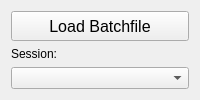
             <widget class="QWidget" name="tab_4">
              <attribute name="title">
               <string>Batchfile</string>
              </attribute>
              <layout class="QVBoxLayout" name="verticalLayout_3">
               <item>
                <widget class="QPushButton" name="load_batchfile_button">
                 <property name="sizePolicy">
                  <sizepolicy hsizetype="Minimum" vsizetype="Minimum">
                   <horstretch>0</horstretch>
                   <verstretch>0</verstretch>
                  </sizepolicy>
                 </property>
                 <property name="minimumSize">
                  <size>
                   <width>0</width>
                   <height>30</height>
                  </size>
                 </property>
                 <property name="maximumSize">
                  <size>
                   <width>16777215</width>
                   <height>30</height>
                  </size>
                 </property>
                 <property name="font">
                  <font>
                   <pointsize>12</pointsize>
                  </font>
                 </property>
                 <property name="styleSheet">
                  <string notr="true"/>
                 </property>
                 <property name="text">
                  <string>Load Batchfile</string>
                 </property>
                </widget>
               </item>
               <item>
                <widget class="QLabel" name="label_5">
                 <property name="maximumSize">
                  <size>
                   <width>16777215</width>
                   <height>20</height>
                  </size>
                 </property>
                 <property name="text">
                  <string>Session:</string>
                 </property>
                </widget>
               </item>
               <item>
                <widget class="QComboBox" name="sessions_dropdown"/>
               </item>
              </layout>
             </widget>
